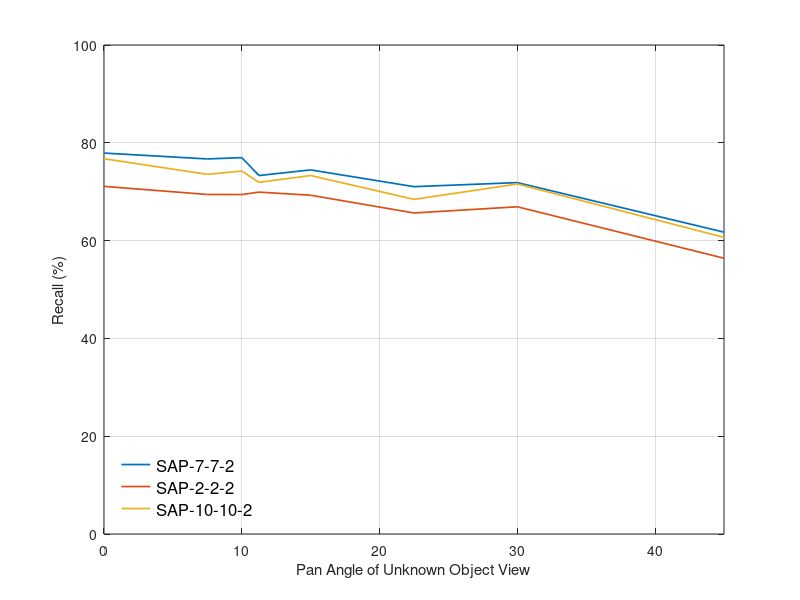
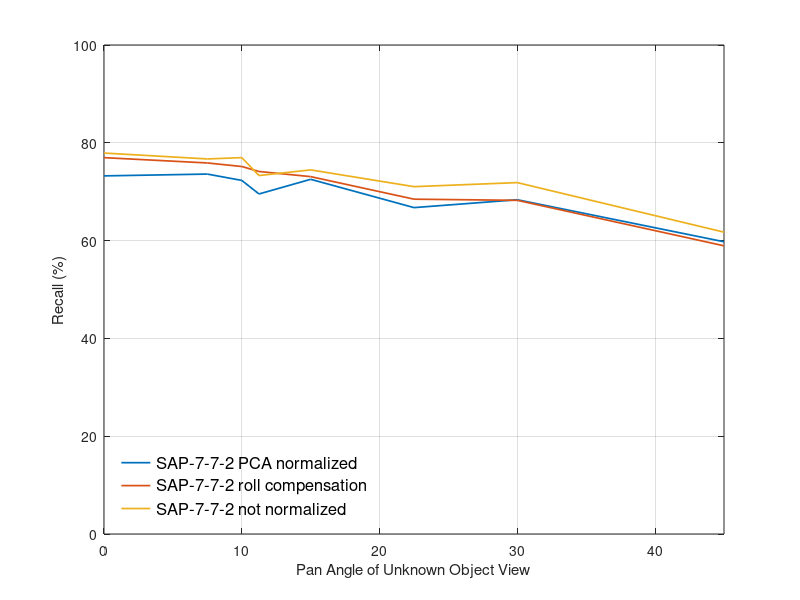

MATLAB code for these plots, in order:
% with pose normalization on IPA-2:
viewNumbers_sap772_pcanorm = [36, 24, 18, 16, 12, 8, 6, 4];
angles_sap772_pcanorm = [0, 180./viewNumbers_sap772_pcanorm(2:end)];
% performance on PCA3CF7-7-2
performance_sap772_pcanorm = [0.732341, 0.736045, 0.723082, 0.695370, 0.725331, 0.667460, 0.683532, 0.597619];
%performance772 = [0.779034, 0.766997, 0.769709, 0.744577, 0.733069, 0.718585, 0.710317, 0.617262];
% performance on PCA3CF2-2-2
performance_sap222_pcanorm = [0.683598, 0.691005, 0.681548, 0.68201, 0.682672, 0.654960, 0.657804, 0.597884];
% performance on PCA3CF10-10-2
performance_sap10102_pcanorm = [0.735648, 0.735516, 0.721362, 0.696362, 0.726190, 0.668783, 0.680820, 0.578042];


% without pose normalization on IPA-2:
viewNumbers_sap772_nonorm = [36, 24, 18, 16, 12, 8, 6, 4];
angles_sap772_nonorm = [0, 180./viewNumbers_sap772_nonorm(2:end)];
% performance on PCA3CF7-7-2 nonorm with IPA-2
performance_sap772_nonorm = [0.779034, 0.766997, 0.769709, 0.733069, 0.744577, 0.710317, 0.718585, 0.617262];
%performance772 = [0.779034, 0.766997, 0.769709, 0.744577, 0.733069, 0.718585, 0.710317, 0.617262];
% performance on PCA3CF2-2-2 nonorm with IPA-2
performance_sap222_nonorm = [0.710913, 0.694312, 0.694180, 0.699140, 0.692791, 0.656481, 0.669180, 0.563955];
% performance on PCA3CF10-10-2 nonorm with IPA-2
performance_sap10102_nonorm = [0.767460, 0.735450, 0.742262, 0.719180, 0.733069, 0.684325, 0.715741, 0.606614];

% with roll pose normalization on IPA-2:
viewNumbers_sap772_rollnorm = [36, 24, 18, 16, 12, 8, 6, 4];
angles_sap772_rollnorm = [0, 180./viewNumbers_sap772_rollnorm(2:end)];
% performance on PCA3CF7-7-2
performance_sap772_rollnorm = [0.769643, 0.758796, 0.751521, 0.741336, 0.730820, 0.684722, 0.682341, 0.589352];
% performance on PCA3CF2-2-2
performance_sap222_rollnorm = [0.713558, 0.705886, 0.697884, 0.713095, 0.699405, 0.671429, 0.656415, 0.574471];
% performance on PCA3CF10-10-2
performance_sap10102_rollnorm = [0.766336, 0.751124, 0.748743, 0.731812, 0.741468, 0.684458, 0.698082, 0.582341];

% with vfh on IPA-2:
viewNumbers_vfh = [36, 24, 18, 16, 12, 8, 6, 4];
angles_vfh = [0, 180./viewNumbers_vfh(2:end)];
% performance on vfh
performance_vfh = [0.684127, 0.649802, 0.658333, 0.608929, 0.640873, 0.588823, 0.583664, 0.532143];


viewNumbers = viewNumbers_sap772_nonorm;
angles = angles_sap772_nonorm;
performance772 = performance_sap772_nonorm;
performance222 = performance_sap222_nonorm;
performance10102 = performance_sap10102_nonorm;


figure(1)
set(gca, 'FontSize', 12)
%plot(viewNumbers, [performance222', performance772', performance10102']*100, 'LineWidth', 1.25)
plot(angles, [performance772', performance222', performance10102']*100, 'LineWidth', 1.25)
grid
%xlim([4,36])
xlim([0,45])
ylim([0, 100])
%xlabel('Number of Training Views per Object')
xlabel('Pan Angle of Unknown Object View')
ylabel('Recall (%)')
l__ = legend('SAP-7-7-2', 'SAP-2-2-2', 'SAP-10-10-2', 'Location', 'SouthWest');
set(l__, 'Box', 'off')
set(l__, 'FontSize', 12)


figure(2)
set(gca, 'FontSize', 12)
%plot(viewNumbers, [performance222', performance772', performance10102']*100, 'LineWidth', 1.25)
plot(angles, [performance_sap772_pcanorm', performance_sap772_rollnorm', performance_sap772_nonorm']*100, 'LineWidth', 1.25)
grid
%xlim([4,36])
xlim([0,45])
ylim([0, 100])
%xlabel('Number of Training Views per Object')
xlabel('Pan Angle of Unknown Object View')
ylabel('Recall (%)')
l__ = legend('SAP-7-7-2 PCA normalized', 'SAP-7-7-2 roll compensation', 'SAP-7-7-2 not normalized', 'Location', 'SouthWest');
set(l__, 'Box', 'off')
set(l__, 'FontSize', 12)